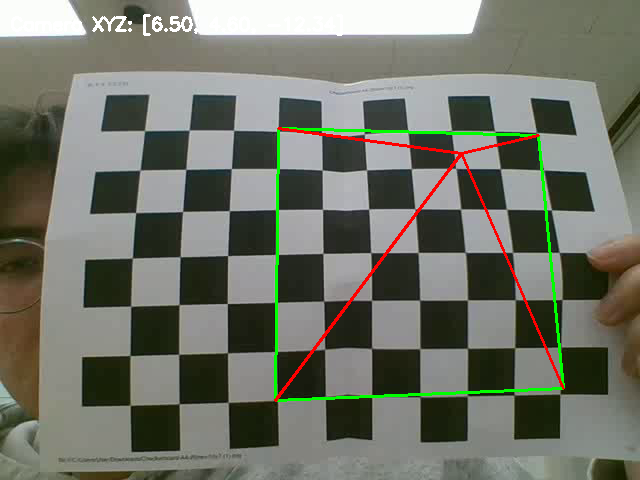
#> input picture AR_model/image.png, 640 x 480 px, given in place of image.jpeg, which was not available
$ python be_cartooned.py
#> lines starting #> are read from the running program, lines starting #| are printed output that depends on the picture; after the words box and inside, x2 and y2 are one past the last pixel; in counts of white or black regions, pixels touching at a corner belong together; pictures that were not available may be replaced by others from this repository, and a replacement may not be noted
import cv2
import numpy as np

def cartoonify_image(image_path):
    # Load the image
#> called with image_path = 'image.jpg'
    img = cv2.imread("C:\\Users\\IFtech\\Desktop\\image.jpeg")
#> img is the input picture: shape (480, 640, 3); mean B, G, R 104.5, 115.5, 112.8
    if img is None:
        print("Error: Unable to load image.")
        return

    # Convert the image to grayscale
    gray = cv2.cvtColor(img, cv2.COLOR_BGR2GRAY)
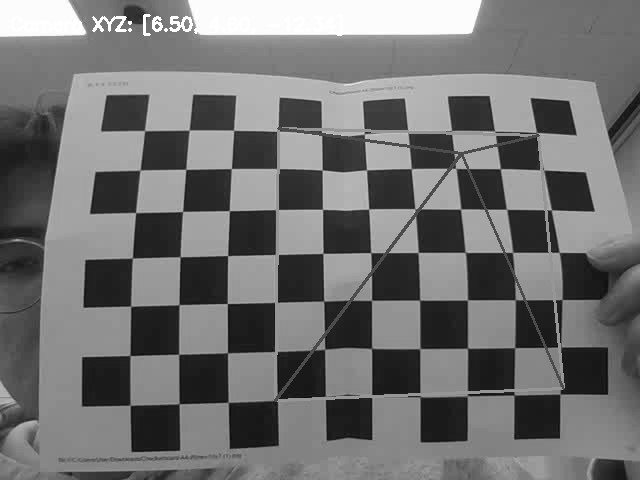
#> gray: shape (480, 640); min 8, max 255, mean 113.4

    # Apply median blur to reduce noise
    gray_blur = cv2.medianBlur(gray, 7)

    # Detect edges using adaptive thresholding
    edges = cv2.adaptiveThreshold(gray_blur, 255, cv2.ADAPTIVE_THRESH_MEAN_C, cv2.THRESH_BINARY, 9, 9)
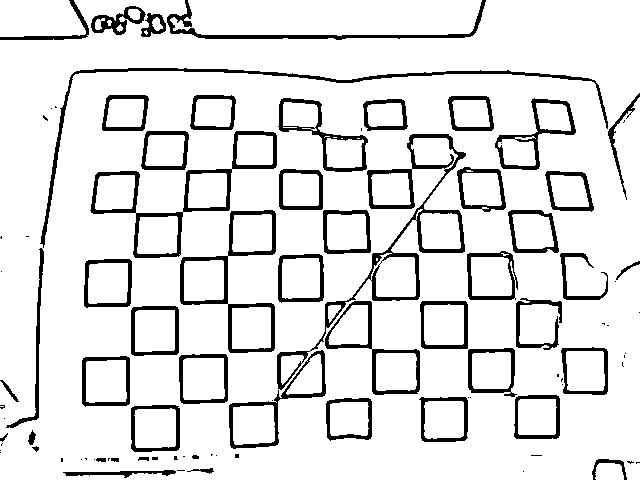
#> edges: shape (480, 640); 88.7% white; 94 black regions (43 under 20 px), largest, box (x1, y1, x2, y2) and area: (277, 134, 466, 390) 3418, (90, 131, 277, 258) 2406, (40, 68, 608, 248) 2341

    # Apply bilateral filter to smooth colors while preserving edges
    color = cv2.bilateralFilter(img, d=9, sigmaColor=250, sigmaSpace=250)
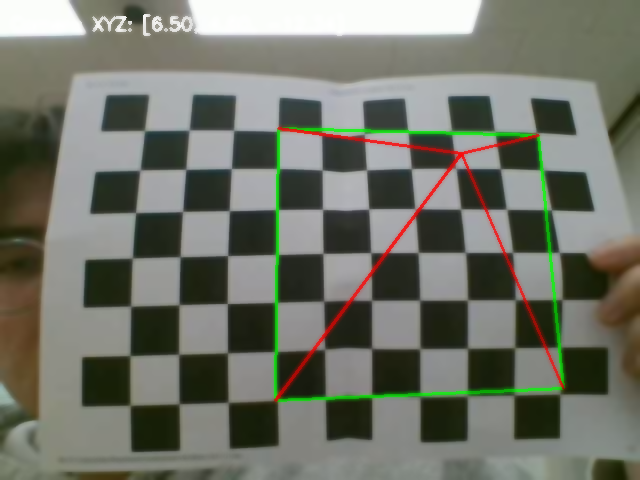
#> color: shape (480, 640, 3); mean B, G, R 104.5, 115.5, 112.7

    # Convert to cartoon by combining edges with color image
    cartoon = cv2.bitwise_and(color, color, mask=edges)
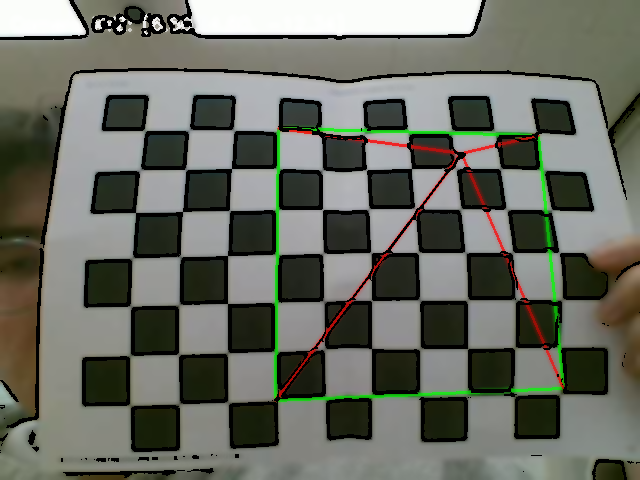
#> cartoon: shape (480, 640, 3); mean B, G, R 97.9, 107.4, 104.7

    # Display results
    cv2.imshow("Original", img)
    cv2.imshow("Cartoon", cartoon)
    cv2.waitKey(0)
    cv2.destroyAllWindows()

# Example usage
cartoonify_image('image.jpg')
